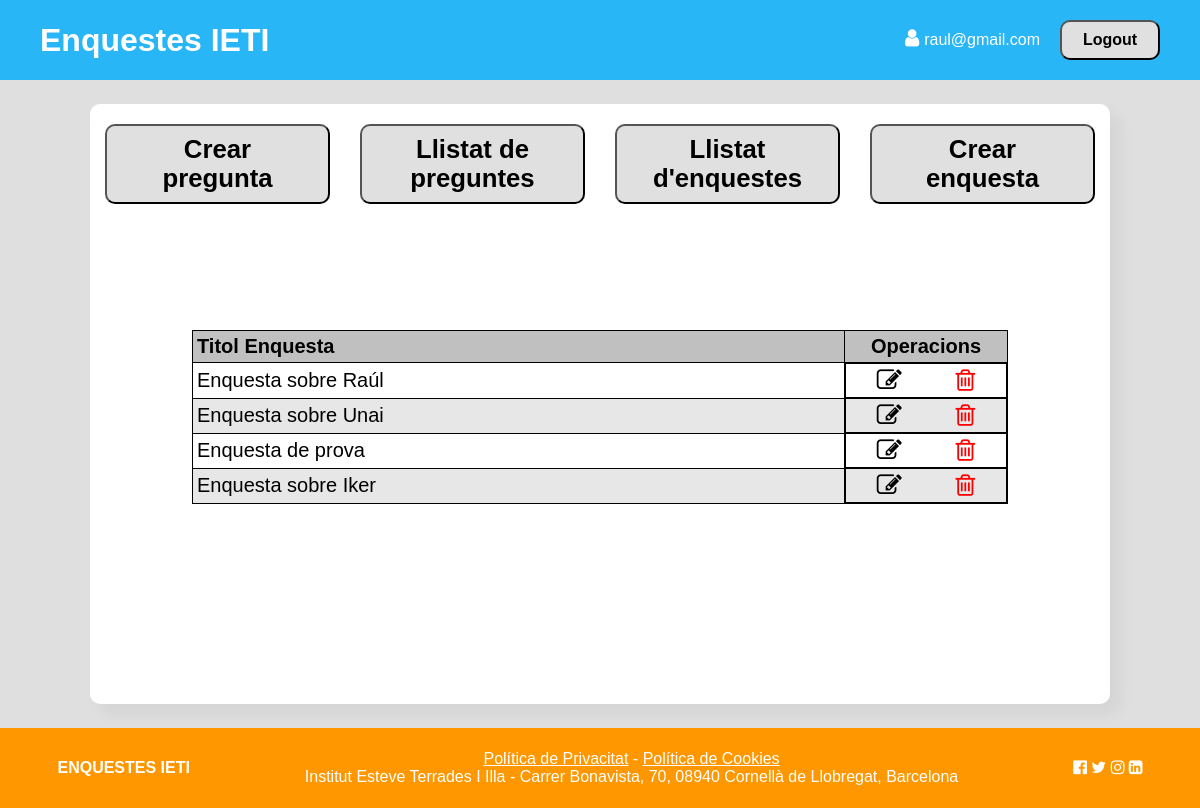
Page /poll.php (signed in) on the earlier database version.
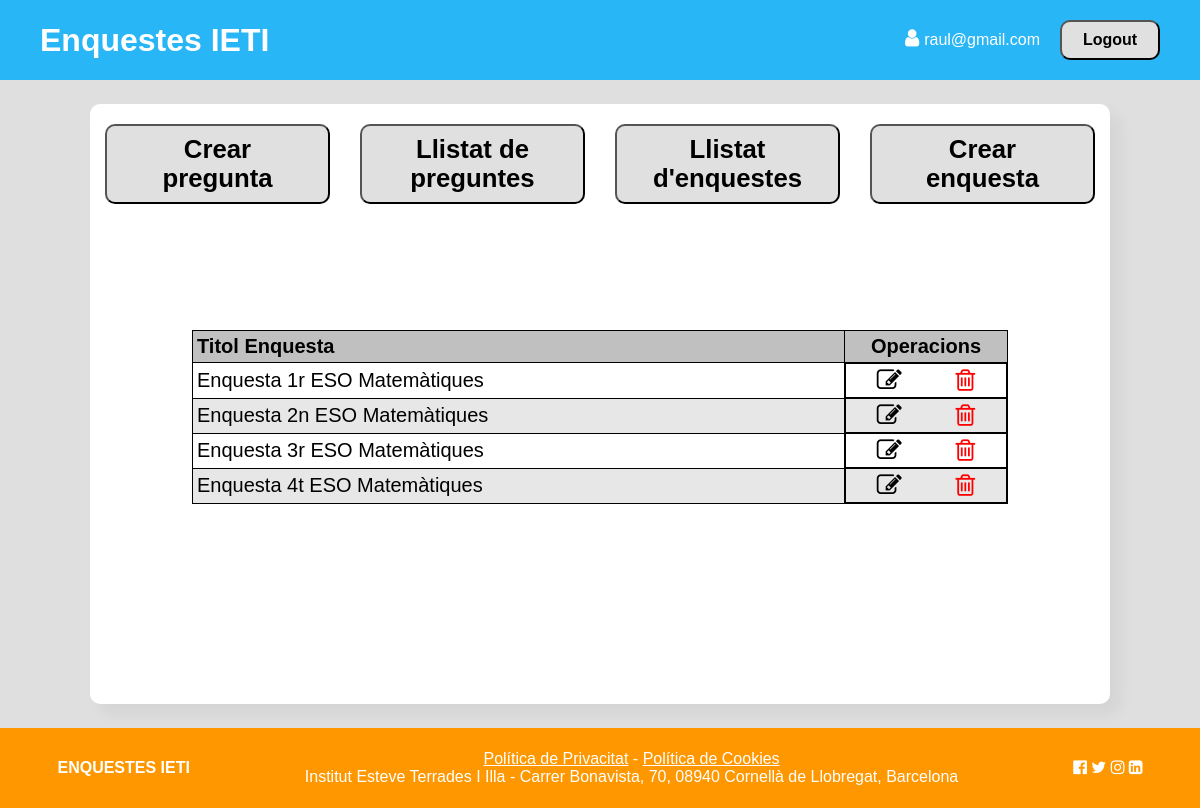
Same page on the later database version.
### tables this page shows
CREATE TABLE `surveys` (
  `id` int(11) NOT NULL AUTO_INCREMENT,
  `creator` int(11),
  `title` varchar(256) NOT NULL,
  `startDate` timestamp NOT NULL DEFAULT current_timestamp() ON UPDATE current_timestamp(),
  `finishDate` timestamp NOT NULL DEFAULT current_timestamp(),
  PRIMARY KEY (`id`)
);

### resources/auxFunctions.php (the view, shortened to what this page needs)
<?php
function createHeader($title)
{
    echo "<header class='afterLogin'>";
    echo "<h1>" . $title . "</h1>";
    echo "<div class='userDiv'><p><i class='fa fa-user' aria-hidden='true'></i>" . $_SESSION["user"]["username"] . "</p>";
    echo "<form action='login.php' method='post'>";
    echo "<input type='submit' value='Logout' name='logout' class='logoutSubmit buttonHover'>";
    echo "</form>";
    echo "</div>";
    echo "</header>";
}
function createFooter()
{
    echo "<footer class='footerAfterLogin'>";
    echo "<div class='textFooter'>";
    echo "<p>ENQUESTES IETI</p>";
    echo "</div>";
    echo "<div>";
    echo "<p class='polices'><a href=''>Política de Privacitat</a> - <a href=''>Política de Cookies</a></p>";
    echo "<p>Institut Esteve Terrades I Illa - Carrer Bonavista, 70, 08940 Cornellà de Llobregat, Barcelona</p>";
    echo "</div>";
    echo "<div>";
    echo "<p><i class='fa fa-facebook-official' aria-hidden='true'></i> <i class='fa fa-twitter' aria-hidden='true'></i> <i class='fa fa-instagram' aria-hidden='true'></i> <i class='fa fa-linkedin-square' aria-hidden='true'></i></p>";
    echo "</div>";
    echo "</footer>";
}
function printSurveys()
{
    try {
        $hostname = "20.107.55.123";
        $dbname = "surveys_database";
        $username = "database_survey_user";
        $pw = "surv3ys_d@t2b@s3 database";
        $pdo = new PDO("mysql:host=$hostname;dbname=$dbname", "$username", "$pw");
    } catch (PDOException $e) {
        printAlertJs("Hi ha hagut un problema en connectar-te amb la base de dades",'e');
        echo "Failed to get DB handle: " . $e->getMessage() . "\n";
        appendLog("E", "Failed to get DB handle: " . $e->getMessage());
        exit;
    }
    try {
        $queryText = 'select title, id from surveys;';
        $query = $pdo->prepare($queryText);
        $query->execute();
    } catch (PDOException $e) {
        appendLog("E", $e->getMessage() . " - Failed to execute the query - ".$queryText);
        printAlertJs("Hi ha hagut un problema en connectar-te amb la base de dades",'e');
    }
    $row = $query->fetch();
    $texto = "<div id='divListSurveys' class='divLlistat'>";
    $texto .= "<table><tr><th class='thTittle'>Titol Enquesta</th><th class='thOperations'>Operacions</th></tr>";
    while ($row) {
        $texto .= "<tr><td>" . $row["title"] . '<td class="tdOperations"><i class="fa fa-pencil-square-o" onclick="editSurvey('.$row['id'].')" aria-hidden="true"></i><i class="fa fa-trash-o" onclick="deleteById('.$row["id"].',`surveys`)" aria-hidden="true"></i></td></tr></td>';
        $row = $query->fetch();
    }
    $texto .= "</table></div>";
    return $texto;
}

### poll.php (shortened to what this page needs)
<?php session_start();
include './resources/auxFunctions.php';
?><!DOCTYPE html>
<html lang="en">
<head>
    <link rel="stylesheet" href="styles.css">
    <link rel="stylesheet" href="https://cdnjs.cloudflare.com/ajax/libs/font-awesome/4.7.0/css/font-awesome.min.css">
    <link rel="stylesheet" href="https://cdn.jsdelivr.net/npm/flatpickr/dist/flatpickr.min.css">
</head>
<body class="page-poll">
    <div class="global-container">
        <?php
        createHeader("Enquestes IETI");
        if ($_SESSION['user']["role"] == "admin") {
        echo "
        <div class='card' id='dashboard-professor'>
        <div class='card-content'>
                <button class='buttonHover' id='butonCreateQuestionForm' onclick='formAddQuestion()'>
                    <h3>Crear pregunta</h3>
                </button>
                <button class='buttonHover' id='butonListQuestions' onclick='printListQuestions()'>
                    <h3>Llistat de preguntes</h3>
                </button>
                <button class='buttonHover' id='butonListSurveys' onclick='printListSurveys()'>
                    <h3>Llistat d'enquestes</h3>
                </button>
                <button class='buttonHover' id='butonCreateSurveys' onclick='formAddSurvey()'>
                    <h3>Crear enquesta</h3>
                </button>
        </div>";
        echo "<div id='principalContent'>" . printSurveys() . printQuestions() . "</div>";
            echo "</div>";
        }
        createFooter();
        ?>
    </div>
</body>
</html>

### styles.css (style rules this page uses)
* { margin: 0; padding: 0; box-sizing: border-box; font-family: "Arial", sans-serif; }
.afterLogin { width: 100%; height: 80px; background-color: #29b6f6; display: flex; justify-content: space-between; align-items: center; padding-left: 40px; padding-right: 40px; }
header { position: relative; z-index: 2; }
header h1 { color: white; }
header i.fa.fa-user { font-size: 20px; padding-right: 5px; color: white; }
header p { color: white; }
.userDiv { display: flex; align-items: baseline; }
.userDiv .logoutSubmit { margin-left: 20px; width: 100px; height: 40px; border-radius: 10px; background-color: #e0e0e0; cursor: pointer; font-weight: bold; font-size: medium; }
.footerAfterLogin { width: 100%; height: 80px; background-color: #ff9800; display: flex; justify-content: space-around; align-items: center; color: white; margin-top: 20px; }
footer div.textFooter:first-child { font-weight: bold; }
footer .polices { text-align: center; }
footer a { color: white; }
i { cursor: pointer; }
.page-poll .global-container { background-color: #e0dfdf; height: auto; }
.page-poll { background-color: #ff9800; height: 100%; }
.page-poll .card { margin: 2% 7.5%; width: 85%; min-height: 600px; height: auto; background: white; border-radius: 10px; box-shadow: 10px 10px 15px rgba(0, 0, 0, 0.05); }
.page-poll .card .card-content { display: flex; flex-direction: row; justify-content: space-around; align-items: flex-start; padding-top: 20px; }
.page-poll .card #principalContent { padding-bottom: 50px; }
.page-poll .card .card-content button { font-size: 22px; position: relative; width: 22%; height: 80px; border-radius: 10px; background-color: #e0e0e0; cursor: pointer; padding: 30px; display: flex; justify-content: center; align-items: center; }
.page-poll .divLlistat { margin-top: 20px; }
.page-poll table { width: 80%; margin: 0 10%; text-align: left; padding: 3px; }
.page-poll table,.page-poll th,.page-poll td { border: 1px solid black; border-collapse: collapse; padding: 4px; font-size: 20px; }
.page-poll table th { background-color: #c0c0c0; }
.page-poll table tr:nth-child(2n+1) { background: #e7e7e7; }
.page-poll table .thOperations { width: 20%; text-align: center; }
.page-poll table .fa-trash-o { color: red; font-size: 25px; cursor: pointer; }
.page-poll table .fa-pencil-square-o { font-size: 25px; cursor: pointer; }
.page-poll table .tdOperations { display: flex; flex-direction: row; justify-content: space-around; border: 0.5px solid black; }
.page-poll #principalContent { display: flex; min-height: 450px; flex-direction: column; padding-top: 26px; }
.page-poll .divLlistat { height: auto; margin: auto 0; }

Differences in the rows shown:
changed surveys: title "Enquesta sobre Raúl" → "Enquesta 1r ESO Matemàtiques"
changed surveys: title "Enquesta sobre Unai" → "Enquesta 2n ESO Matemàtiques"
changed surveys: title "Enquesta de prova" → "Enquesta 3r ESO Matemàtiques"
changed surveys: title "Enquesta sobre Iker" → "Enquesta 4t ESO Matemàtiques"
